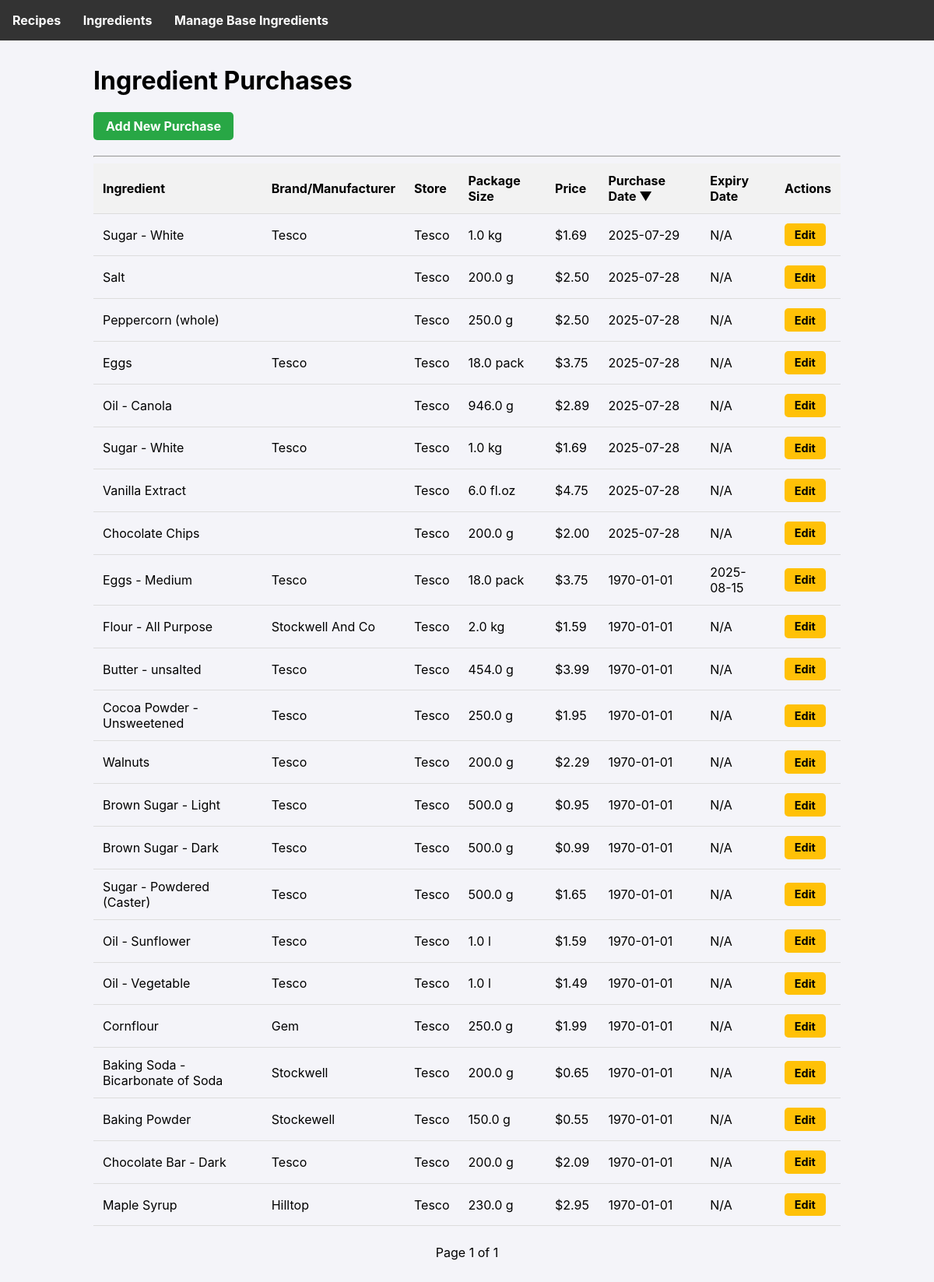
/ingredients, run on the app's committed database.
### tables this page shows
CREATE TABLE ingredient_purchases (
        id INTEGER PRIMARY KEY AUTOINCREMENT,
        ingredient_id INTEGER NOT NULL,
        store TEXT,
        package_amount REAL NOT NULL,
        package_unit TEXT NOT NULL,
        price REAL NOT NULL,
        purchase_date TEXT NOT NULL,
        expiry_date TEXT, brand TEXT,
        FOREIGN KEY (ingredient_id) REFERENCES ingredients (id)
    );

CREATE TABLE ingredients (
        id INTEGER PRIMARY KEY AUTOINCREMENT,
        name TEXT UNIQUE NOT NULL
    , density_g_ml REAL);

### app.py (the view)
@app.route('/ingredients')
def list_ingredients():
    db = get_db()
    page = request.args.get('page', 1, type=int)
    per_page = 25
    offset = (page - 1) * per_page
    sort_by = request.args.get('sort_by', 'purchase_date')
    order = request.args.get('order', 'desc')
    allowed_sort_columns = {
        'name': 'i.name',
        'store': 'ip.store',
        'purchase_date': 'ip.purchase_date'
    }
    sort_column = allowed_sort_columns.get(sort_by, 'ip.purchase_date')
    if order not in ['asc', 'desc']:
        order = 'desc'
    query = f'''
        SELECT ip.*, i.name
        FROM ingredient_purchases ip JOIN ingredients i ON ip.ingredient_id = i.id
        ORDER BY {sort_column} {order}
        LIMIT ? OFFSET ?
    '''
    purchases = db.execute(query, (per_page, offset)).fetchall()
    total_purchases = db.execute('SELECT COUNT(id) FROM ingredient_purchases').fetchone()[0]
    total_pages = (total_purchases + per_page - 1) // per_page
    return render_template('ingredients.html', purchases=purchases,
                           page=page, total_pages=total_pages,
                           sort_by=sort_by, order=order)

### app.py (called while the page is built)
def get_db():
    if 'db' not in g:
        g.db = sqlite3.connect(DATABASE)
        g.db.row_factory = sqlite3.Row
    return g.db

### templates/ingredients.html (shortened to what this page needs)
{% extends 'base.html' %}
{% block content %}
  <h1>Ingredient Purchases</h1>
  <a href="{{ url_for('add_ingredient') }}" class="button button-green">Add New Purchase</a>
  <hr style="margin-top: 1.2rem;">
  <table class="sortable">
      <thead>
          <tr>
              {% macro sortable_header(column_key, display_name) %}
                {% set next_order = 'asc' if sort_by == column_key and order == 'desc' else 'desc' %}
                <th class="{% if sort_by == column_key %}sorted-{{ order }}{% endif %}">
                    <a href="{{ url_for('list_ingredients', page=page, sort_by=column_key, order=next_order) }}">{{ display_name }}</a>
                </th>
              {% endmacro %}
              {{ sortable_header('name', 'Ingredient') }}
              <th>Brand/Manufacturer</th>
              {{ sortable_header('store', 'Store') }}
              <th>Package Size</th>
              <th>Price</th>
              {{ sortable_header('purchase_date', 'Purchase Date') }}
              <th>Expiry Date</th>
              <th>Actions</th>
          </tr>
      </thead>
      <tbody>
          {% for p in purchases %}
          <tr>
              <td>{{ p.name }}</td>
              <td>{{ p.brand or '' }}</td>
              <td>{{ p.store }}</td>
              <td>{{ p.package_amount }} {{ p.package_unit }}</td>
              <td>${{ '%.2f'|format(p.price) }}</td>
              <td>{{ p.purchase_date }}</td>
              <td>{{ p.expiry_date or 'N/A' }}</td>
              <td>
                  <a href="{{ url_for('edit_ingredient', purchase_id=p.id) }}" class="button button-yellow button-sm">Edit</a>
              </td>
          </tr>
          {% else %}
          <tr>
              <td colspan="8">No ingredient purchases found.</td>
          </tr>
          {% endfor %}
      </tbody>
  </table>
  <div class="pagination">
    <span>Page {{ page }} of {{ total_pages }}</span>
  </div>
{% endblock %}

### templates/base.html (style rules this page uses)
body { font-family: -apple-system, BlinkMacSystemFont, "Segoe UI", Roboto, "Helvetica Neue", Arial, sans-serif; margin: 0; background-color: #f4f4f9; }
a { color: #007bff; }
table { width: 100%; border-collapse: collapse; }
th, td { padding: 0.75rem; text-align: left; border-bottom: 1px solid #ddd; }
th { background-color: #f2f2f2; }
.pagination { margin-top: 1.5rem; text-align: center; }
.sortable th a { text-decoration: none; color: inherit; }
.sortable th.sorted-desc a::after { content: ' ▼'; }
.button { display: inline-block; padding: 0.5rem 1rem; border-radius: 5px; text-decoration: none; font-weight: bold; border: none; cursor: pointer; text-align: center; }
.button-green { background-color: #28a745; color: white; }
.button-yellow { background-color: #ffc107; color: black; }
.button-sm { padding: 0.4rem 0.8rem; font-size: 0.9rem; }

### data on the page
ingredient_purchases: name "Sugar - White", brand "Tesco", store "Tesco", package_amount "1.0", package_unit "kg", price "1.69", purchase_date "2025-07-29", expiry_date "N/A"
ingredient_purchases: name "Salt", store "Tesco", package_amount "200.0", package_unit "g", price "2.50", purchase_date "2025-07-28", expiry_date "N/A"
ingredient_purchases: name "Peppercorn (whole)", store "Tesco", package_amount "250.0", package_unit "g", price "2.50", purchase_date "2025-07-28", expiry_date "N/A"
ingredient_purchases: name "Eggs", brand "Tesco", store "Tesco", package_amount "18.0", package_unit "pack", price "3.75", purchase_date "2025-07-28", expiry_date "N/A"
ingredient_purchases: name "Oil - Canola", store "Tesco", package_amount "946.0", package_unit "g", price "2.89", purchase_date "2025-07-28", expiry_date "N/A"
ingredient_purchases: name "Sugar - White", brand "Tesco", store "Tesco", package_amount "1.0", package_unit "kg", price "1.69", purchase_date "2025-07-28", expiry_date "N/A"
ingredient_purchases: name "Vanilla Extract", store "Tesco", package_amount "6.0", package_unit "fl.oz", price "4.75", purchase_date "2025-07-28", expiry_date "N/A"
ingredient_purchases: name "Chocolate Chips", store "Tesco", package_amount "200.0", package_unit "g", price "2.00", purchase_date "2025-07-28", expiry_date "N/A"
ingredient_purchases: name "Eggs - Medium", brand "Tesco", store "Tesco", package_amount "18.0", package_unit "pack", price "3.75", purchase_date "1970-01-01", expiry_date "2025-08-15"
ingredient_purchases: name "Flour - All Purpose", brand "Stockwell And Co", store "Tesco", package_amount "2.0", package_unit "kg", price "1.59", purchase_date "1970-01-01", expiry_date "N/A"
ingredient_purchases: name "Butter - unsalted", brand "Tesco", store "Tesco", package_amount "454.0", package_unit "g", price "3.99", purchase_date "1970-01-01", expiry_date "N/A"
ingredient_purchases: name "Cocoa Powder - Unsweetened", brand "Tesco", store "Tesco", package_amount "250.0", package_unit "g", price "1.95", purchase_date "1970-01-01", expiry_date "N/A"
ingredient_purchases: name "Walnuts", brand "Tesco", store "Tesco", package_amount "200.0", package_unit "g", price "2.29", purchase_date "1970-01-01", expiry_date "N/A"
ingredient_purchases: name "Brown Sugar - Light", brand "Tesco", store "Tesco", package_amount "500.0", package_unit "g", price "0.95", purchase_date "1970-01-01", expiry_date "N/A"
ingredient_purchases: name "Brown Sugar - Dark", brand "Tesco", store "Tesco", package_amount "500.0", package_unit "g", price "0.99", purchase_date "1970-01-01", expiry_date "N/A"
ingredient_purchases: name "Sugar - Powdered (Caster)", brand "Tesco", store "Tesco", package_amount "500.0", package_unit "g", price "1.65", purchase_date "1970-01-01", expiry_date "N/A"
ingredient_purchases: name "Oil - Sunflower", brand "Tesco", store "Tesco", package_amount "1.0", package_unit "l", price "1.59", purchase_date "1970-01-01", expiry_date "N/A"
ingredient_purchases: name "Oil - Vegetable", brand "Tesco", store "Tesco", package_amount "1.0", package_unit "l", price "1.49", purchase_date "1970-01-01", expiry_date "N/A"
ingredient_purchases: name "Cornflour", brand "Gem", store "Tesco", package_amount "250.0", package_unit "g", price "1.99", purchase_date "1970-01-01", expiry_date "N/A"
ingredient_purchases: name "Baking Soda - Bicarbonate of Soda", brand "Stockwell", store "Tesco", package_amount "200.0", package_unit "g", price "0.65", purchase_date "1970-01-01", expiry_date "N/A"
ingredient_purchases: name "Baking Powder", brand "Stockewell", store "Tesco", package_amount "150.0", package_unit "g", price "0.55", purchase_date "1970-01-01", expiry_date "N/A"
ingredient_purchases: name "Chocolate Bar - Dark", brand "Tesco", store "Tesco", package_amount "200.0", package_unit "g", price "2.09", purchase_date "1970-01-01", expiry_date "N/A"
ingredient_purchases: name "Maple Syrup", brand "Hilltop", store "Tesco", package_amount "230.0", package_unit "g", price "2.95", purchase_date "1970-01-01", expiry_date "N/A"

### other printed values
{{ display_name }} "Ingredient Store Purchase Date"
{{ page }} "1"
{{ total_pages }} "1"
